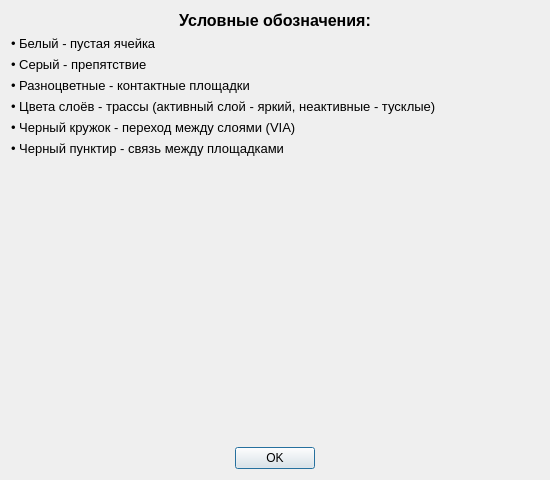
<?xml version="1.0" encoding="UTF-8"?>
<ui version="4.0">
 <class>HelpDialog</class>
 <widget class="QDialog" name="HelpDialog">
  <property name="geometry">
   <rect>
    <x>0</x>
    <y>0</y>
    <width>550</width>
    <height>480</height>
   </rect>
  </property>
  <property name="minimumSize">
   <size>
    <width>550</width>
    <height>480</height>
   </size>
  </property>
  <property name="maximumSize">
   <size>
    <width>700</width>
    <height>700</height>
   </size>
  </property>
  <property name="windowTitle">
   <string>Справка</string>
  </property>
  <property name="sizePolicy">
   <sizepolicy hsizetype="Fixed" vsizetype="Fixed">
    <horstretch>0</horstretch>
    <verstretch>0</verstretch>
   </sizepolicy>
  </property>
  <layout class="QVBoxLayout" name="verticalLayout" stretch="0,0">
   <item>
    <widget class="QLabel" name="label">
     <property name="font">
      <font>
       <pointsize>12</pointsize>
       <weight>75</weight>
       <bold>true</bold>
      </font>
     </property>
     <property name="text">
      <string>Условные обозначения:</string>
     </property>
     <property name="alignment">
      <set>Qt::AlignCenter</set>
     </property>
     <property name="margin">
      <number>5</number>
     </property>
    </widget>
   </item>
   <item>
    <widget class="QLabel" name="label_2">
     <property name="font">
      <font>
       <pointsize>10</pointsize>
      </font>
     </property>
     <property name="text">
      <string>• Белый - пустая ячейка</string>
     </property>
     <property name="margin">
      <number>2</number>
     </property>
    </widget>
   </item>
   <item>
    <widget class="QLabel" name="label_3">
     <property name="font">
      <font>
       <pointsize>10</pointsize>
      </font>
     </property>
     <property name="text">
      <string>• Серый - препятствие</string>
     </property>
     <property name="margin">
      <number>2</number>
     </property>
    </widget>
   </item>
   <item>
    <widget class="QLabel" name="label_4">
     <property name="font">
      <font>
       <pointsize>10</pointsize>
      </font>
     </property>
     <property name="text">
      <string>• Разноцветные - контактные площадки</string>
     </property>
     <property name="margin">
      <number>2</number>
     </property>
    </widget>
   </item>
   <item>
    <widget class="QLabel" name="label_5">
     <property name="font">
      <font>
       <pointsize>10</pointsize>
      </font>
     </property>
     <property name="text">
      <string>• Цвета слоёв - трассы (активный слой - яркий, неактивные - тусклые)</string>
     </property>
     <property name="wordWrap">
      <bool>true</bool>
     </property>
     <property name="margin">
      <number>2</number>
     </property>
    </widget>
   </item>
   <item>
    <widget class="QLabel" name="label_6">
     <property name="font">
      <font>
       <pointsize>10</pointsize>
      </font>
     </property>
     <property name="text">
      <string>• Черный кружок - переход между слоями (VIA)</string>
     </property>
     <property name="margin">
      <number>2</number>
     </property>
    </widget>
   </item>
   <item>
    <widget class="QLabel" name="label_7">
     <property name="font">
      <font>
       <pointsize>10</pointsize>
      </font>
     </property>
     <property name="text">
      <string>• Черный пунктир - связь между площадками</string>
     </property>
     <property name="margin">
      <number>2</number>
     </property>
    </widget>
   </item>
   <item>
    <spacer name="verticalSpacer">
     <property name="orientation">
      <enum>Qt::Vertical</enum>
     </property>
     <property name="sizeHint" stdset="0">
      <size>
       <width>20</width>
       <height>40</height>
      </size>
     </property>
    </spacer>
   </item>
   <item>
    <widget class="QDialogButtonBox" name="buttonBox">
     <property name="orientation">
      <enum>Qt::Horizontal</enum>
     </property>
     <property name="standardButtons">
      <set>QDialogButtonBox::Ok</set>
     </property>
     <property name="centerButtons">
      <bool>true</bool>
     </property>
    </widget>
   </item>
  </layout>
 </widget>
 <resources/>
 <connections>
  <connection>
   <sender>buttonBox</sender>
   <signal>accepted()</signal>
   <receiver>HelpDialog</receiver>
   <slot>accept()</slot>
  </connection>
 </connections>
</ui>
